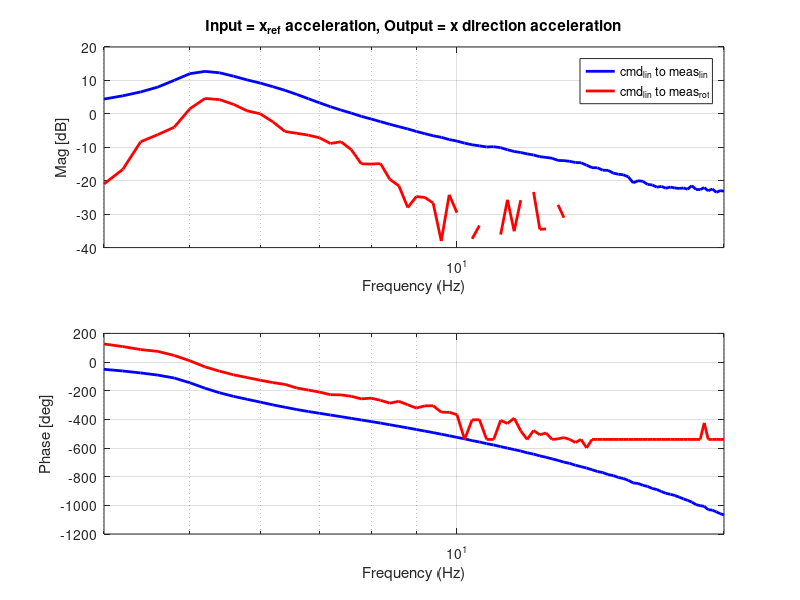

This figure's MATLAB source:
load("rot_frf.mat")
figure(114514)
freq_range = [4:0.2:20];
for i = 1:length(frf)
    subplot(2,1,1)
    semilogx(freq_range, mag2db(abs(frf{i}.io1)),'b','LineWidth',2)
    hold on
    semilogx(freq_range, mag2db(abs(frf{i}.io2)),'r','LineWidth',2)
    hold off
    xlabel('Frequency (Hz)')
    ylabel('Mag [dB]')
    legend("cmd_{lin} to meas_{lin}","cmd_{lin} to meas_{rot}")
    grid on
    title('Input = x_{ref} acceleration, Output = x direction acceleration')
    xlim([min(freq_range) max(freq_range)])
    subplot(2,1,2)
    semilogx(freq_range,unwrap(angle(frf{i}.io1))*180/pi,'b','LineWidth',2)
    hold on
    semilogx(freq_range,unwrap(angle(frf{i}.io2))*180/pi,'r','LineWidth',2)
    hold off
    xlabel('Frequency (Hz)')
    ylabel('Phase [deg]')
    grid on
    xlim([min(freq_range) max(freq_range)])
    drawnow
    pause(0.001)
end